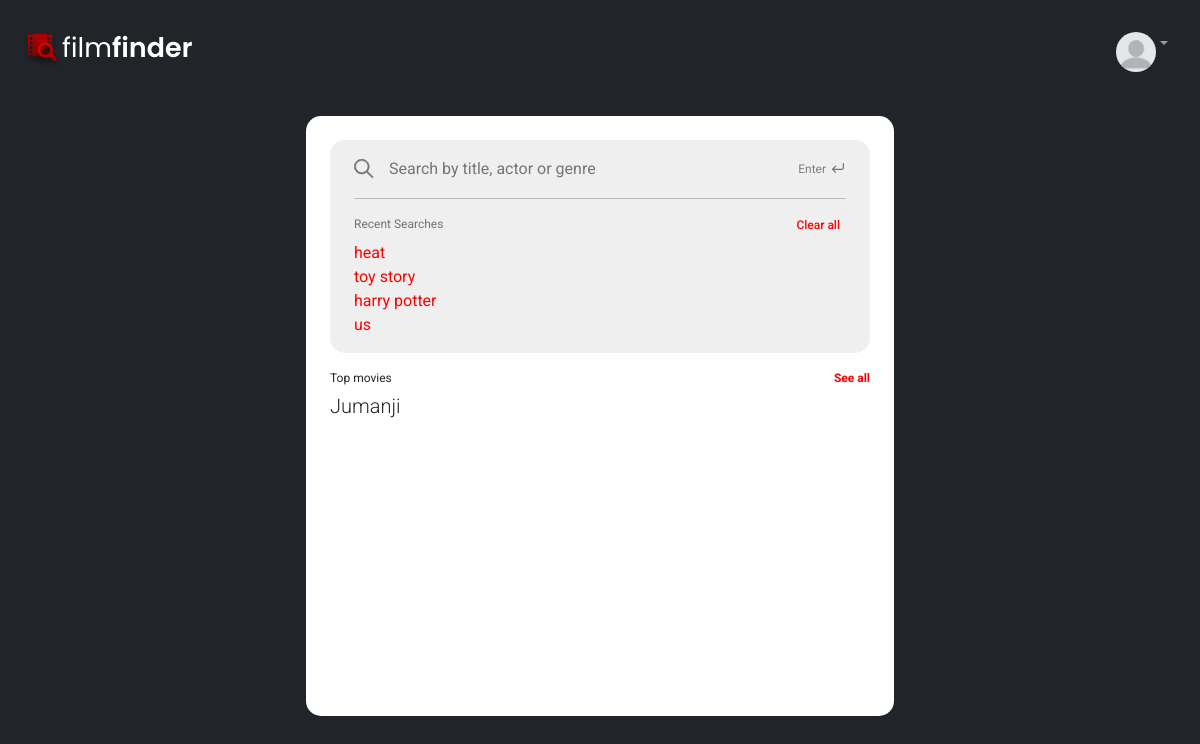
The page / (signed in) on the database as committed earlier.
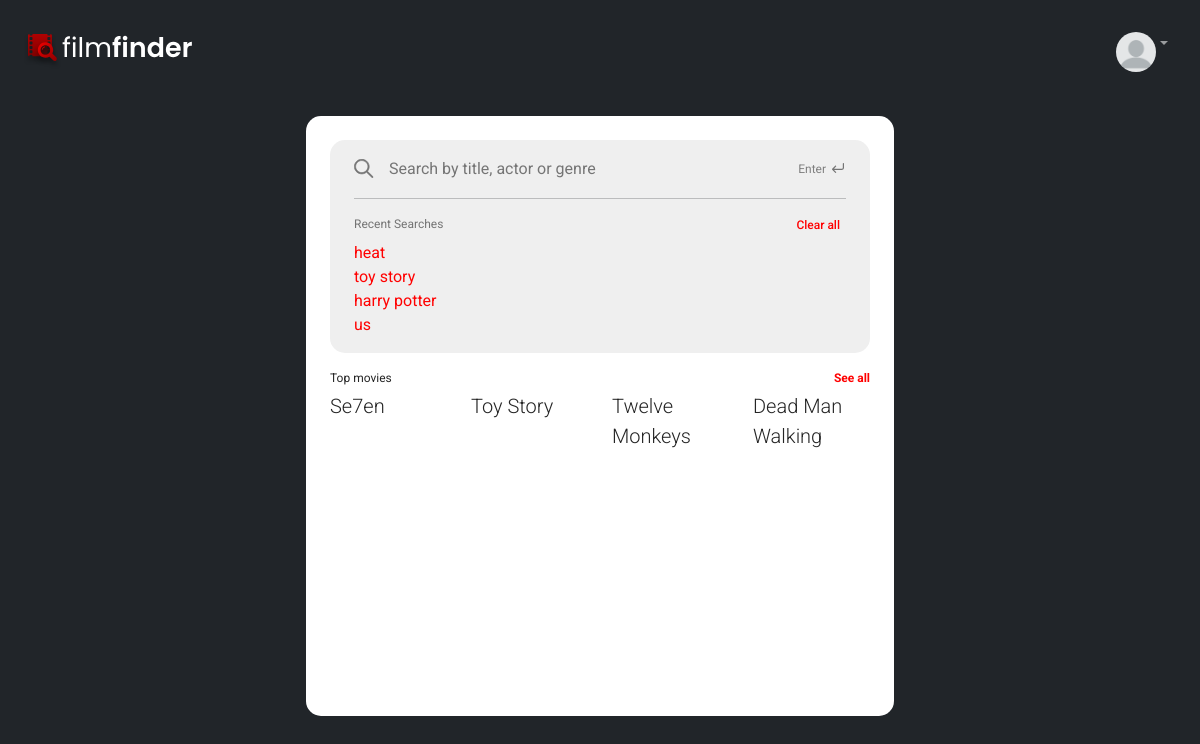
The same page on the database as committed later.
### Movies/models.py (models this page shows, shortened)
class Movie(models.Model):
    movie_id    = models.AutoField(primary_key=True)
    temp_id     = models.CharField(max_length=120, blank=True, null=True)
    title       = models.CharField(max_length=120, blank=True, null=True)
    image       = models.CharField(max_length=120, blank=True, null=True)
    overview    = models.TextField(blank=True)

### filmFinder/views.py (the view)
# urls.py: path('', home_page, name="index"),
def home_page(request):
    movies = Movie.objects.all()
    genres = Genre.objects.all()
    movies_genres = MovieGenre.objects.all()
    reception = Reception.objects.all()
    movie_genre_list = []
    form = LoginForm()
    for movie in movies:
        movie_genre = movies_genres.filter(movie_id=movie.movie_id).first()
        if movie_genre is not None:
            genre = genres.get(genre_id=movie_genre.genre_id.genre_id).genre_title
        else: # If movie has no genre
            genre = "No genre"
        movie_genre_list.append([movie, genre]) # Format: [Movie Object, string]
    top_movie_ids = reception.order_by('-avgRatings', '-numRatings')[:4]
    top_movies = []
    for movie in top_movie_ids:
        top_movies.append(movies.get(movie_id=movie.movie_id.movie_id))
    context = {
        "title":"Film Finder",
        "movies": movie_genre_list,
        "top_movies": top_movies,
    }
    if request.method == 'POST':
        request.user.recent_searches = ""
        request.user.save()
    if request.user.is_authenticated:
        return render(request, "search.html", context)
    return redirect("login")

### accounts/models.py (called while the page is built)
    def get_recent_searches(self):
        return self.recent_searches

### templates/search.html (shortened to what this page needs)
{% extends 'base.html' %}
{% load static %}
{% block info %}
<div class="row align-items-center flex-grow-1 pb-5">
    <div id="box" class="col-6 box p-4">
        <div class="row pb-3">
            <div class="col-12">
                <div class="search_box py-3 px-4">
                    <form class="form" method="GET" action="{% url 'result' %}">
                        <div class="row">
                            <div class="col-9">
                                <input id="search_query" type="text" name="search" placeholder="Search by title, actor or genre" autocomplete="off">
                            </div>
                            <div class="col-3" style="display: block; text-align: right;">
                                <button id="enter" type="submit">Enter</button>
                            </div>
                        </div>
                    </form>
                    <div class="row">
                        <div id="line" class="col-12">
                        </div>
                    </div>
                    <div id="subtitle_row" class="row">
                        <div id="subtitle" class="col-6 ">
                        </div>
                        <div class="col-6 d-flex justify-content-end">
                            <form action="{% url 'index' %}" method='POST'>
                                <button id="clear_button" type="submit">
                                    Clear all
                                </button>
                            </form>
                        </div>
                    </div>
                </div>
            </div>
        </div>
        <div class="row ">
            <div class="col-10">
                <div class="subtitle pb-1">Top movies</div>
            </div>
            <div class="col-2">
                <a class="link" href="{% url 'topmovies' %}">See all</a>
            </div>
        </div>
        <div class="row">
            {% for movie in top_movies %}
            <div class="col-3 lead">
                <div class="top_movie" id='{{ movie.movie_id }}'>
                    <a class="top_movie" href="{% url 'movie' movie.movie_id %}">
                    {{movie.title}}
                    </a>
                </div>
            </div>
            {%endfor%}
        </div>
    </div>
</div>
{% endblock %}

### templates/base.html (shortened to what this page needs)
<!DOCTYPE html>
<html lang="en">
    <head>
        {% load static %}
        <link href="https://cdn.jsdelivr.net/npm/bootstrap@5.0.0-beta2/dist/css/bootstrap.min.css" rel="stylesheet">
        <link rel="stylesheet" type="text/css" href="{% static 'css/main.css' %}">
    </head>
    <body onLoad="getSearchHistory()" class="bg-dark">
        <div class="container-fluid bg-dark pt-3 px-4 min-vh-100 d-flex flex-column">
            <nav class="navbar navbar-expand-lg navbar-dark bg-transparent">
                <div class="mr-auto">
                    <a class="navbar-brand" href="{% url 'index' %}"><img src="{% static 'images\Logo.svg' %}"></a>
                </div>
                <div class="collapse navbar-collapse" id="navbarNavDropdown" style="flex-grow:0 !important;">
                    <ul class="navbar-nav ms-auto">
                        <li class="nav-item dropdown">
                            <a class="nav-link dropdown-toggle ms-auto" href="#" id="navbarDropdownMenuLink" role="button" data-bs-toggle="dropdown" aria-haspopup="true" aria-expanded="false">
                              <div class="avatar">
                                <img src="{% static 'images\blank_avatar.png' %}" alt="Avatar" style="width:40px;">
                              </div>
                            </a>
                        </li>
                    </ul>
                </div>
            </nav>
            {% block info %}
            {% endblock %}
        </div>
    </body>
</html>

### static/css/main.css (style rules this page uses)
html, body { font-family: 'Roboto', sans-serif; }
div { -webkit-transition: height .25s ease; -moz-transition: height .25s ease; transition: height .25s ease; }
.box { background-color: white; height: 50vh; border-radius: 15px; }
.search_box { background-color: #EFEFEF; border-radius: 15px; height: 100%; }
#search_query { background-color: transparent; border: none; background-image: url('/static/images/search_icon.svg'); background-position: 0px; background-size: 20px; background-repeat: no-repeat; padding-left: 35px; width: 100%; }
#enter { font-size: 12px; background-image: url('/static/images/Enter.svg'); background-position: 40px 4px; background-size: 12px; padding-right: 20px; background-repeat: no-repeat; border: none; color: grey; }
.avatar { display: flex; background-color: white; justify-content: center; align-items: center; width: 40px; height: 40px; border-radius: 50%; overflow: hidden; float: left; }
.subtitle { font-size: 12px; color: #252525; padding-left: 0 !important; }
#subtitle { color:#747474 !important; }
#clear_button { color: red; border: none; font-size: 12px; font-weight: 500; display: none; }
.link { color: red; font-weight: bold; text-align: right; font-size: 12px; text-decoration: none; display: block; text-align: right; }
.dropdown-toggle:after { transition: 0.5s; }
.top_movie { text-decoration: none; color: #252525; }

Rows that differ between the two databases and show on the page:
removed Movie: title "Jumanji"
added Movie: title "Se7en"
added Movie: title "Toy Story"
added Movie: title "Twelve Monkeys"
added Movie: title "Dead Man Walking"
